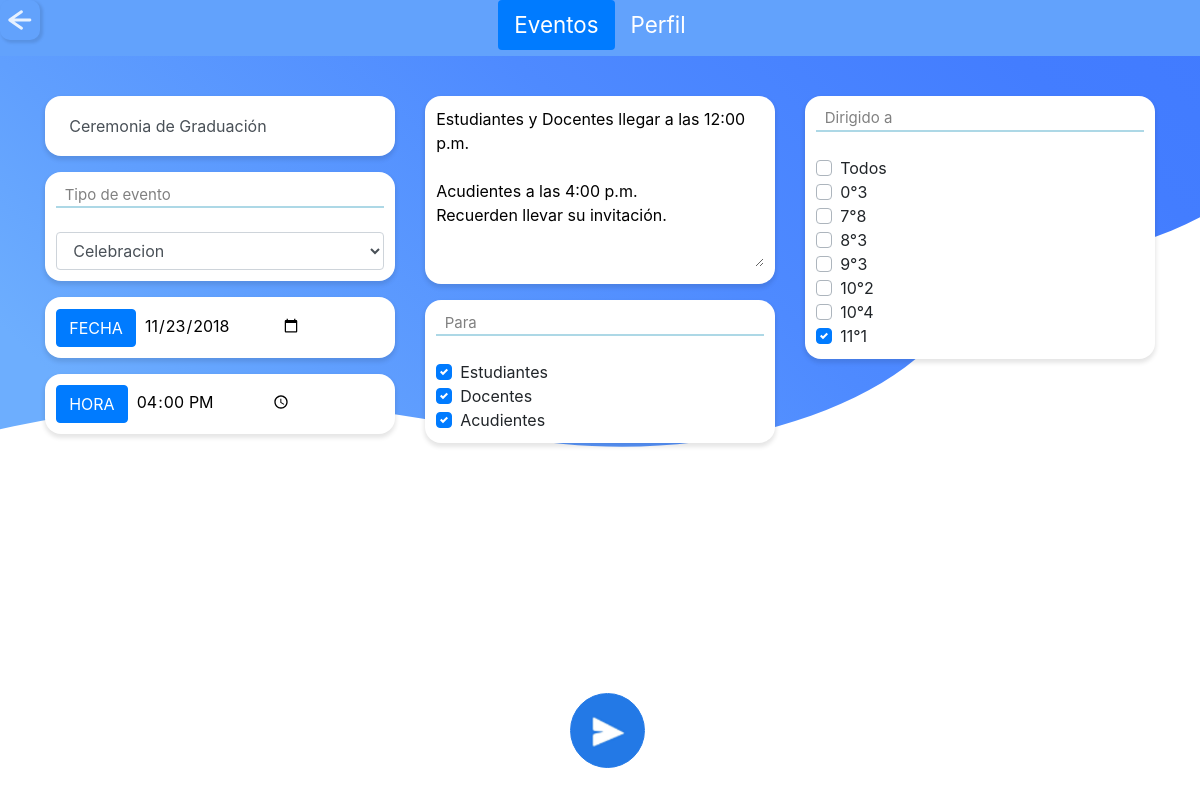
The page /moderador/actualizar_evento_mod.php?id=52 (signed in) on the database its author committed.
### tables this page shows
CREATE TABLE `tbl_evento` (
  `id_evento` int(11) NOT NULL,
  `titulo_e` varchar(30) NOT NULL,
  `descripcion_e` text NOT NULL,
  `estado_e` varchar(10) NOT NULL,
  `id_tipo` varchar(40) NOT NULL,
  `id_fecha` varchar(40) NOT NULL,
  `id_horas` varchar(40) NOT NULL,
  `id_administrador` varchar(10) NOT NULL,
  `id_moderador` varchar(10) NOT NULL,
  `fecha_creacion_evento` datetime NOT NULL
);

CREATE TABLE `tbl_tipo_evento` (
  `id_tipo` varchar(40) NOT NULL,
  `celebracion` int(11) NOT NULL,
  `cambio_horario` int(11) NOT NULL,
  `reunion` int(11) NOT NULL
);

CREATE TABLE `tbl_fecha_evento` (
  `id_fecha` varchar(40) NOT NULL,
  `fecha_publicacion` date NOT NULL,
  `fecha_evento` date NOT NULL,
  `fecha_eliminacion` date NOT NULL,
  `fecha_creacion` datetime NOT NULL
);

CREATE TABLE `tbl_hora_evento` (
  `id_horas` varchar(40) NOT NULL,
  `hora_publicacion` time NOT NULL,
  `hora_evento` time NOT NULL,
  `hora_eliminacion` time NOT NULL,
  `fecha_creacion_hora` datetime NOT NULL
);

CREATE TABLE `tbl_grupo` (
  `codigo_g` varchar(10) NOT NULL,
  `grado_g` int(11) NOT NULL,
  `grupo_g` varchar(3) NOT NULL,
  `id_jornada` varchar(3) NOT NULL
);

### moderador/actualizar_evento_mod.php (the view, shortened to what this page needs)
<?php
  include "../php/conexion.php";
  include "../php/variables.php";
?>
<!DOCTYPE html>
<html lang="es">
<head>
<?php
    $title="Moderador | SchoolTime";
    echo Links($title);
    ?>
    <link rel="stylesheet" type="text/css" href="../css/style.css">
    <link rel='stylesheet' href='../css/bootstrap.min.css'>
</head>
<body>
<?php
    $titulo="eventos";
    echo EventosModerador($titulo); ?>
<br>
<br>
<br>
<br>
<?php
$id=$_REQUEST['id'];
$query="SELECT * FROM tbl_evento WHERE id_evento='$id'";
$resultado=$conexion->query($query);
$row=$resultado->fetch_assoc();
?>
<form id="for" action="../php/modificar2.php?id=<?php echo $row['id_evento']?>" method="post">
<div class="container margen">
  <div class="row">
    <div class="col-sm">
        <div class="center nuevo_evento">
            <input type="text" class="titulo_evento" name="titulo_e" value="<?php echo $row['titulo_e'];?>" >
        </div>
   <div class="nuevo_evento">
    <div class="linea_azul">&nbsp;&nbsp;Tipo de evento</div><br>
  <?php
 $queryT="SELECT * FROM tbl_evento AS evento INNER JOIN tbl_tipo_evento AS tipo ON evento.id_tipo=tipo.id_tipo  WHERE evento.id_evento='$id'";
 $resultadoT=$conexion->query($queryT);
 $rowT=$resultadoT->fetch_assoc();
 ?>
    <select name="tipo_e" class="form-control" required>
        <option  <?php if($rowT['celebracion']=="1"){ echo "selected"; }?>>Celebracion</option>
      </select>
</div>
<div class="nuevo_evento">
    <button type="button" class="btn btn-primary">FECHA</button>
    <?php
    $queryF="SELECT * FROM tbl_fecha_evento as fecha INNER JOIN tbl_evento as evento ON fecha.id_fecha=evento.id_fecha WHERE evento.id_evento='$id'";
    $resultadoF=$conexion->query($queryF);
    $rowF=$resultadoF->fetch_assoc();
    ?>
    <input class="fecha" type="date" name="fecha_e" value="<?php echo $rowF['fecha_evento'];?>">
   </div>
   <div class="nuevo_evento">
    <button type="button" class="btn btn-primary">HORA</button>
    <?php
    $queryH="SELECT * FROM tbl_hora_evento as hora INNER JOIN tbl_evento as evento ON hora.id_horas=evento.id_horas WHERE evento.id_evento='$id'";
    $resultadoH=$conexion->query($queryH);
    $rowH=$resultadoH->fetch_assoc();
    ?>
    <input class="fecha" type="time" name="hora_e" value="<?php echo $rowH['hora_evento'];?>">
   </div>
    </div>
    <div class="col-sm">
<div class="nuevo_evento ">
    <textarea class="descrip" name="descripcion_e" ><?php echo $row['descripcion_e'];?></textarea>
  </div>
    <div class="nuevo_evento">
 <div class="linea_azul">&nbsp;&nbsp;Para</div><br>
 <div class="custom-control custom-checkbox">
<label class="custom-control-label" for="e">Estudiantes</label>
</div>
<div class="custom-control custom-checkbox">
<label class="custom-control-label" for="a">Docentes</label>
</div>
<div class="custom-control custom-checkbox">
<label class="custom-control-label" for="ac">Acudientes</label>
</div>
</div>
    </div>
    <div class="col-sm">
  <div class="nuevo_evento">
 <div class="linea_azul">&nbsp;&nbsp;Dirigido a</div><br>
<div class="custom-control custom-checkbox">
<label class="custom-control-label" for="Marcar">Todos</label>
</div>
<?php
$query="SELECT * FROM tbl_grupo ORDER BY grado_g";
$resultado=$conexion->query($query);
while ($row=$resultado->fetch_assoc()){
?>
<?php
if( $row['grado_g']!=null){
?>
<div class="custom-control custom-checkbox">
<label class="custom-control-label" for="<?php echo $row['codigo_g']?>"><?php echo $row['grado_g']?>°<?php echo $row['grupo_g']?></label>
</div>
<?php
}
?>
<?php
}
?>
</div>
    </div>
  </div>
</div>
<center>
  <div class="form-check form-check-inline">
  <input class="btn_nuevo_evn" type="submit" value="">
  </div>
  </center>
</form>
</body>
</html>

### css/style.css (style rules this page uses)
* { padding: 0; margin: 0; }
body { background: url(../svg/back_one.svg) no-repeat center center fixed; background-size: cover; font-size: 110%; }
.center { margin: 0 auto; max-width: 350px; padding: 1em; border: 0px solid #CCC; border-radius: 1em; background-color: transparent; }
.btn_nuevo_evn { position: fixed; bottom: 0; display: inline-block; font-weight: 400; color: white; -webkit-user-select: none; -moz-user-select: none; -ms-user-select: none; user-select: none; width: 75px; height: 75px; box-shadow: none; background-color: #2379E6; background: url(../iconos/publicar_env.png) no-repeat center center; background-size: 100%; border: 1px solid #2379E6; padding: 0.375rem 0.75rem; margin-bottom: 2rem; font-size: 1rem; line-height: 1.5; border-radius: 50%; margin-left: -1.5rem; transition: color 0.15s ease-in-out, background-color 0.15s ease-in-out, border-color 0.15s ease-in-out, box-shadow 0.15s ease-in-out; }
input { background-color: white; width: 80px; height: 80px; border-radius: 10px; border-color: transparent; color: transparent; box-shadow: 2px 2px 3px 1px rgba(0, 0, 0, 0.1); }
.linea_azul { width: 100%; border-bottom: lightblue solid 2px; font-size: 94%; color: grey; }
.titulo_evento { display: block; width: 100%; height: calc(1.5em + 0.75rem + 2px); padding: 0.375rem 0.75rem; font-weight: 400; line-height: 1.5; color: #495057; background-color: transparent; background-clip: padding-box; border: 1px solid transparent; border-radius: 0.25em; transition: border-color 0.15s ease-in-out, box-shadow 0.15s ease-in-out; box-shadow: none; }
.nuevo_evento { margin: 0 auto; max-width: 350px; padding: 0.7em; border: 0px solid #CCC; box-shadow: 0px 3px 4px 1px rgba(0, 0, 0, 0.1); border-radius: 1em; background-color: white; margin-bottom: 1rem; }
.fecha { background-color: white; width: 50%; height: 25%; border-radius: 10px; border-color: transparent; box-shadow: none; padding: 0.1rem; color: black; }
textarea { border: none; width: 100%; height: 100px; }
.descrip { height: 160px; }

### rows shown on the page
tbl_evento: titulo_e "Ceremonia de Graduación", fecha_e "11/23/2018", hora_e "16:00:00", descripcion_e "Estudiantes y Docentes llegar a las 12:00 p.m. Acudientes a las 4:00 p.m. Recuerden llevar su invitación."
tbl_tipo_evento: tipo_e "Celebracion"
tbl_grupo: grado_g "0", grupo_g "3"
tbl_grupo: grado_g "7", grupo_g "8"
tbl_grupo: grado_g "8", grupo_g "3"
tbl_grupo: grado_g "9", grupo_g "3"
tbl_grupo: grado_g "10", grupo_g "2"
tbl_grupo: grado_g "10", grupo_g "4"
tbl_grupo: grado_g "11", grupo_g "1"
